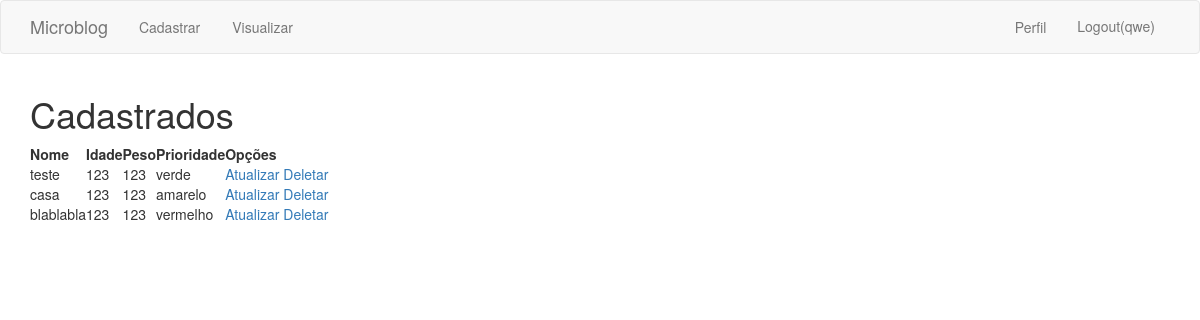
The app's page /read (signed in) with its own data.
### app/models.py (models this page shows, shortened)
class User(UserMixin, db.Model):
    id = db.Column(db.Integer, primary_key=True)
    username = db.Column(db.String(64), index=True, unique=True)
    email = db.Column(db.String(120), index=True, unique=True)
    password_hash = db.Column(db.String(128))
    last_seen = db.Column(db.DateTime, default=datetime.utcnow)
    permissions = db.Column(db.String(3))
    status = db.Column(db.String(10))
    cosia = db.relationship('Coisa', backref='QualquerCoisa', lazy='dynamic')

class Coisa(db.Model):
    id = db.Column(db.Integer, primary_key=True)
    name = db.Column(db.String(64))
    age = db.Column(db.String(5))
    weight = db.Column(db.String(5))
    priority = db.Column(db.String(20))
    user_id = db.Column(db.Integer, db.ForeignKey('user.id'))

### app/routes.py (the view)
@app.route("/read", methods=['GET', 'POST'])
@login_required
def read():
    if current_user.permissions == 'create_read' or 'update' or 'crud':
        u = int(current_user.id)
        coisa = Coisa.query.filter_by(user_id=u)
        size = len(list(coisa))
        return render_template('list_data.html', size=size, coisas=coisa)
    return render_template('404.html')

### app/models.py (called while the page is built)
@login.user_loader
def load_user(id):
    return User.query.get(int(id))

### app/routes.py (called while the page is built)
@app.before_request
def before_request():
    if current_user.is_authenticated:
        current_user.last_seen = datetime.utcnow()
        db.session.commit()
    g.locale = str(get_locale())

### app/templates/list_data.html (shortened to what this page needs)
{% extends "index.html" %}
{% block app_content %}
<h1>Cadastrados</h1>
  {% if size != 0 %}
  <table>
  <thead>
    <tr>
      <th>Nome</th>
      <th>Idade</th>
      <th>Peso</th>
      <th>Prioridade</th>
      <th>Opções</th>
    </tr>
  </thead>
  {% for coisa in coisas%}
  <tr>
    <td>{{coisa.name}}</td>
    <td>{{coisa.age}}</td>
    <td>{{coisa.weight}}</td>
    <td>{{coisa.priority}}</td>
    <td>
        {% if current_user.permissions == 'update' or 'crud' %}
            <a href="{{ url_for('update',cid=coisa.id ,name=coisa.name) }}">Atualizar</a>
        {% else %}
            Atualizar
        {% endif %}
        {% if current_user.permissions == 'delete' or 'crud' %}
            <a href="{{ url_for('delete',cid=coisa.id ,name=coisa.name) }}">Deletar</a>
        {% else %}
            Deletar
        {% endif %}
    </td>
  </tr>
{% endfor %}
  </table>
  {% else %}
  <div>
    Não há registro
  </div>
  {% endif %}
</div>
{% endblock %}

### app/templates/index.html (shortened to what this page needs)
{% extends 'bootstrap/base.html' %}
{% block navbar %}
<nav class="navbar navbar-default">
    <div class="container">
        <div class="navbar-header">
            <a class="navbar-brand" href="{{ url_for('index') }}">Microblog</a>
        </div>
        <div class="collapse navbar-collapse" id="bs-example-navbar-collapse-1">
        {% if current_user.is_anonymous %}
            <ul class="nav navbar-nav">
                <li><a href="{{ url_for('index') }}">{{ _('Home') }}</a></li>
                <li><a href="{{ url_for('login') }}">{{ _('Login') }}</a></li>
            </ul>
        {% elif current_user.permissions == 'admin' %}
            <ul class="nav navbar-nav">
                <li><a href="{{ url_for('admin') }}">ADM</a></li>
            </ul>
        {% elif current_user.permissions == 'create_read' or 'update' or 'crud' %}
            <ul class="nav navbar-nav">
                <li><a href="{{ url_for('create') }}" class="btn">Cadastrar</a></li>
                <li><a href="{{ url_for('read') }}" class="btn">Visualizar</a></li>
            </ul>
        {% endif %}
        {% if not current_user.is_anonymous %}
        <aside class="nav navbar-nav navbar-right">
            <li><a href="{{ url_for('user', username=current_user.username) }}" class="btn">Perfil</a></li>
            <li><a href="{{ url_for('logout') }}" class="btn-red botao">{{ _('Logout')}}({{(current_user.username)}})</a></li>
        </aside>
        {% endif %}
        </div>
    </div>
</nav>
{% endblock %}
{% block content %}
<div class="container">
    {% block app_content %}{% endblock %}
{% endblock %}

### records on screen
User: username "qwe"
Coisa: name "teste", age "123", weight "123", priority "verde"
Coisa: name "casa", age "123", weight "123", priority "amarelo"
Coisa: name "blablabla", age "123", weight "123", priority "vermelho"
